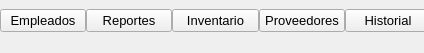
<?xml version="1.0" encoding="UTF-8"?>
<ui version="4.0">
 <class>Form</class>
 <widget class="QWidget" name="Form">
  <property name="geometry">
   <rect>
    <x>0</x>
    <y>0</y>
    <width>424</width>
    <height>53</height>
   </rect>
  </property>
  <property name="windowTitle">
   <string>Form</string>
  </property>
  <widget class="QWidget" name="horizontalLayoutWidget">
   <property name="geometry">
    <rect>
     <x>0</x>
     <y>0</y>
     <width>431</width>
     <height>41</height>
    </rect>
   </property>
   <layout class="QHBoxLayout" name="horizontalLayout" stretch="0,0,0,0,0">
    <property name="spacing">
     <number>0</number>
    </property>
    <property name="leftMargin">
     <number>0</number>
    </property>
    <property name="topMargin">
     <number>0</number>
    </property>
    <property name="rightMargin">
     <number>0</number>
    </property>
    <property name="bottomMargin">
     <number>0</number>
    </property>
    <item>
     <widget class="QPushButton" name="b_empleados_barra_administracion">
      <property name="font">
       <font>
        <pointsize>10</pointsize>
       </font>
      </property>
      <property name="text">
       <string>Empleados</string>
      </property>
     </widget>
    </item>
    <item>
     <widget class="QPushButton" name="b_reportes_barra_administracion">
      <property name="font">
       <font>
        <pointsize>10</pointsize>
       </font>
      </property>
      <property name="text">
       <string>Reportes</string>
      </property>
     </widget>
    </item>
    <item>
     <widget class="QPushButton" name="b_inventario_barra_administracion">
      <property name="font">
       <font>
        <pointsize>10</pointsize>
       </font>
      </property>
      <property name="text">
       <string>Inventario</string>
      </property>
     </widget>
    </item>
    <item>
     <widget class="QPushButton" name="b_proveedores_barra_administracion">
      <property name="font">
       <font>
        <pointsize>10</pointsize>
       </font>
      </property>
      <property name="text">
       <string>Proveedores</string>
      </property>
     </widget>
    </item>
    <item>
     <widget class="QPushButton" name="b_historial_barra_administracion">
      <property name="font">
       <font>
        <pointsize>10</pointsize>
       </font>
      </property>
      <property name="text">
       <string>Historial</string>
      </property>
     </widget>
    </item>
   </layout>
  </widget>
 </widget>
 <resources/>
 <connections/>
</ui>
